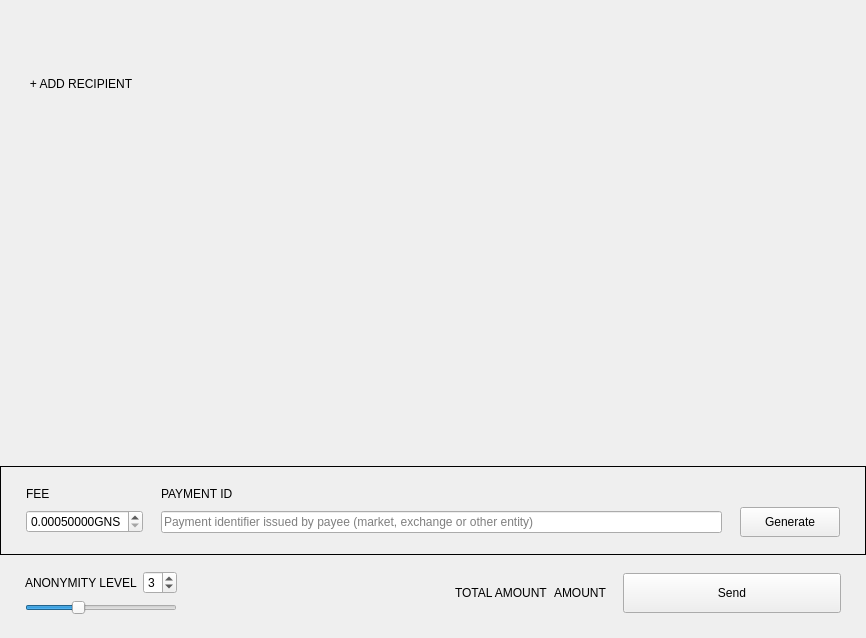
<?xml version="1.0" encoding="UTF-8"?>
<ui version="4.0">
 <class>SendFrame</class>
 <widget class="QFrame" name="SendFrame">
  <property name="geometry">
   <rect>
    <x>0</x>
    <y>0</y>
    <width>866</width>
    <height>638</height>
   </rect>
  </property>
  <property name="windowTitle">
   <string>Frame</string>
  </property>
  <property name="frameShape">
   <enum>QFrame::NoFrame</enum>
  </property>
  <property name="frameShadow">
   <enum>QFrame::Raised</enum>
  </property>
  <layout class="QVBoxLayout" name="verticalLayout">
   <property name="spacing">
    <number>5</number>
   </property>
   <property name="sizeConstraint">
    <enum>QLayout::SetDefaultConstraint</enum>
   </property>
   <property name="leftMargin">
    <number>0</number>
   </property>
   <property name="topMargin">
    <number>0</number>
   </property>
   <property name="rightMargin">
    <number>0</number>
   </property>
   <property name="bottomMargin">
    <number>0</number>
   </property>
   <item>
    <widget class="WalletGui::ResizableScrollArea" name="m_sendScrollarea">
     <property name="enabled">
      <bool>true</bool>
     </property>
     <property name="sizePolicy">
      <sizepolicy hsizetype="MinimumExpanding" vsizetype="Preferred">
       <horstretch>0</horstretch>
       <verstretch>0</verstretch>
      </sizepolicy>
     </property>
     <property name="autoFillBackground">
      <bool>false</bool>
     </property>
     <property name="styleSheet">
      <string notr="true"/>
     </property>
     <property name="frameShape">
      <enum>QFrame::NoFrame</enum>
     </property>
     <property name="sizeAdjustPolicy">
      <enum>QAbstractScrollArea::AdjustToContents</enum>
     </property>
     <property name="widgetResizable">
      <bool>true</bool>
     </property>
     <widget class="QWidget" name="scrollAreaWidgetContents">
      <property name="geometry">
       <rect>
        <x>0</x>
        <y>0</y>
        <width>866</width>
        <height>68</height>
       </rect>
      </property>
      <property name="sizePolicy">
       <sizepolicy hsizetype="Preferred" vsizetype="Preferred">
        <horstretch>0</horstretch>
        <verstretch>0</verstretch>
       </sizepolicy>
      </property>
      <property name="styleSheet">
       <string notr="true"/>
      </property>
      <layout class="QVBoxLayout" name="m_transfersLayout">
       <property name="spacing">
        <number>0</number>
       </property>
       <property name="sizeConstraint">
        <enum>QLayout::SetNoConstraint</enum>
       </property>
       <property name="leftMargin">
        <number>0</number>
       </property>
       <property name="topMargin">
        <number>0</number>
       </property>
       <property name="rightMargin">
        <number>0</number>
       </property>
       <property name="bottomMargin">
        <number>0</number>
       </property>
      </layout>
     </widget>
    </widget>
   </item>
   <item>
    <layout class="QHBoxLayout" name="horizontalLayout_2">
     <property name="spacing">
      <number>0</number>
     </property>
     <item>
      <spacer name="horizontalSpacer_3">
       <property name="orientation">
        <enum>Qt::Horizontal</enum>
       </property>
       <property name="sizeType">
        <enum>QSizePolicy::Fixed</enum>
       </property>
       <property name="sizeHint" stdset="0">
        <size>
         <width>25</width>
         <height>20</height>
        </size>
       </property>
      </spacer>
     </item>
     <item>
      <widget class="WalletGui::WalletNormalLinkLikeButton" name="m_addRecipientButton">
       <property name="cursor">
        <cursorShape>PointingHandCursor</cursorShape>
       </property>
       <property name="focusPolicy">
        <enum>Qt::NoFocus</enum>
       </property>
       <property name="text">
        <string>+ ADD RECIPIENT</string>
       </property>
       <property name="flat">
        <bool>true</bool>
       </property>
      </widget>
     </item>
     <item>
      <spacer name="horizontalSpacer_2">
       <property name="orientation">
        <enum>Qt::Horizontal</enum>
       </property>
       <property name="sizeHint" stdset="0">
        <size>
         <width>478</width>
         <height>17</height>
        </size>
       </property>
      </spacer>
     </item>
    </layout>
   </item>
   <item>
    <spacer name="verticalSpacer_2">
     <property name="orientation">
      <enum>Qt::Vertical</enum>
     </property>
     <property name="sizeType">
      <enum>QSizePolicy::MinimumExpanding</enum>
     </property>
     <property name="sizeHint" stdset="0">
      <size>
       <width>20</width>
       <height>20</height>
      </size>
     </property>
    </spacer>
   </item>
   <item>
    <widget class="QFrame" name="m_sendFeeFrame">
     <property name="frameShape">
      <enum>QFrame::Box</enum>
     </property>
     <property name="frameShadow">
      <enum>QFrame::Plain</enum>
     </property>
     <layout class="QGridLayout" name="gridLayout_2">
      <property name="leftMargin">
       <number>25</number>
      </property>
      <property name="topMargin">
       <number>20</number>
      </property>
      <property name="rightMargin">
       <number>25</number>
      </property>
      <property name="bottomMargin">
       <number>17</number>
      </property>
      <property name="horizontalSpacing">
       <number>18</number>
      </property>
      <item row="0" column="0">
       <widget class="WalletGui::WalletNormalGrayTextLabel" name="label_3">
        <property name="text">
         <string>FEE</string>
        </property>
       </widget>
      </item>
      <item row="0" column="1">
       <widget class="WalletGui::WalletNormalGrayTextLabel" name="m_paymentIdTextLabel">
        <property name="text">
         <string>PAYMENT ID</string>
        </property>
       </widget>
      </item>
      <item row="1" column="0">
       <widget class="QDoubleSpinBox" name="m_feeSpin">
        <property name="buttonSymbols">
         <enum>QAbstractSpinBox::UpDownArrows</enum>
        </property>
        <property name="suffix">
         <string notr="true">GNS</string>
        </property>
        <property name="decimals">
         <number>8</number>
        </property>
        <property name="minimum">
         <double>0.000500000000000</double>
        </property>
        <property name="maximum">
         <double>1.000000000000000</double>
        </property>
        <property name="singleStep">
         <double>0.000100000000000</double>
        </property>
        <property name="value">
         <double>0.000500000000000</double>
        </property>
       </widget>
      </item>
      <item row="1" column="1">
       <widget class="WalletGui::ClearableLineEdit" name="m_paymentIdEdit">
        <property name="styleSheet">
         <string notr="true">[errorState=&quot;true&quot;] {
  border-color: #ef3131;
}</string>
        </property>
        <property name="placeholderText">
         <string>Payment identifier issued by payee (market, exchange or other entity)</string>
        </property>
       </widget>
      </item>
      <item row="1" column="2">
       <widget class="WalletGui::WalletNormalBlueButton" name="m_randomPaymentIdButton">
        <property name="sizePolicy">
         <sizepolicy hsizetype="Fixed" vsizetype="Fixed">
          <horstretch>0</horstretch>
          <verstretch>0</verstretch>
         </sizepolicy>
        </property>
        <property name="minimumSize">
         <size>
          <width>100</width>
          <height>30</height>
         </size>
        </property>
        <property name="maximumSize">
         <size>
          <width>100</width>
          <height>30</height>
         </size>
        </property>
        <property name="focusPolicy">
         <enum>Qt::NoFocus</enum>
        </property>
        <property name="text">
         <string>Generate</string>
        </property>
       </widget>
      </item>
     </layout>
    </widget>
   </item>
   <item>
    <widget class="QFrame" name="m_mixinFrame">
     <property name="frameShape">
      <enum>QFrame::NoFrame</enum>
     </property>
     <property name="frameShadow">
      <enum>QFrame::Raised</enum>
     </property>
     <layout class="QGridLayout" name="gridLayout">
      <property name="leftMargin">
       <number>25</number>
      </property>
      <property name="topMargin">
       <number>11</number>
      </property>
      <property name="rightMargin">
       <number>25</number>
      </property>
      <property name="bottomMargin">
       <number>23</number>
      </property>
      <item row="0" column="2" rowspan="2">
       <widget class="QLabel" name="label">
        <property name="text">
         <string/>
        </property>
       </widget>
      </item>
      <item row="0" column="5" rowspan="2">
       <widget class="WalletGui::WalletExtraNormalBlackTextLabel" name="m_totalAmountLabel">
        <property name="text">
         <string>AMOUNT</string>
        </property>
        <property name="indent">
         <number>0</number>
        </property>
       </widget>
      </item>
      <item row="0" column="1">
       <widget class="QSpinBox" name="m_mixinSpin">
        <property name="minimum">
         <number>2</number>
        </property>
        <property name="maximum">
         <number>5</number>
        </property>
        <property name="value">
         <number>3</number>
        </property>
       </widget>
      </item>
      <item row="0" column="3" rowspan="2">
       <spacer name="horizontalSpacer">
        <property name="orientation">
         <enum>Qt::Horizontal</enum>
        </property>
        <property name="sizeType">
         <enum>QSizePolicy::Expanding</enum>
        </property>
        <property name="sizeHint" stdset="0">
         <size>
          <width>298</width>
          <height>20</height>
         </size>
        </property>
       </spacer>
      </item>
      <item row="1" column="0" colspan="2">
       <widget class="QSlider" name="m_mixinSlider">
        <property name="maximumSize">
         <size>
          <width>16777215</width>
          <height>16777215</height>
         </size>
        </property>
        <property name="minimum">
         <number>2</number>
        </property>
        <property name="maximum">
         <number>5</number>
        </property>
        <property name="pageStep">
         <number>1</number>
        </property>
        <property name="value">
         <number>3</number>
        </property>
        <property name="sliderPosition">
         <number>3</number>
        </property>
        <property name="tracking">
         <bool>false</bool>
        </property>
        <property name="orientation">
         <enum>Qt::Horizontal</enum>
        </property>
       </widget>
      </item>
      <item row="0" column="7" rowspan="2">
       <widget class="WalletGui::WalletLargeBlueButton" name="m_sendButton">
        <property name="sizePolicy">
         <sizepolicy hsizetype="Fixed" vsizetype="Fixed">
          <horstretch>0</horstretch>
          <verstretch>0</verstretch>
         </sizepolicy>
        </property>
        <property name="minimumSize">
         <size>
          <width>218</width>
          <height>40</height>
         </size>
        </property>
        <property name="maximumSize">
         <size>
          <width>218</width>
          <height>40</height>
         </size>
        </property>
        <property name="focusPolicy">
         <enum>Qt::NoFocus</enum>
        </property>
        <property name="text">
         <string>Send</string>
        </property>
       </widget>
      </item>
      <item row="0" column="4" rowspan="2">
       <widget class="WalletGui::WalletNormalGrayTextLabel" name="label_2">
        <property name="text">
         <string>TOTAL AMOUNT</string>
        </property>
       </widget>
      </item>
      <item row="0" column="0">
       <widget class="WalletGui::WalletNormalGrayTextLabel" name="m_mixinTextLabel">
        <property name="text">
         <string>ANONYMITY LEVEL</string>
        </property>
       </widget>
      </item>
      <item row="0" column="6" rowspan="2">
       <spacer name="horizontalSpacer_4">
        <property name="orientation">
         <enum>Qt::Horizontal</enum>
        </property>
        <property name="sizeType">
         <enum>QSizePolicy::Fixed</enum>
        </property>
        <property name="sizeHint" stdset="0">
         <size>
          <width>10</width>
          <height>20</height>
         </size>
        </property>
       </spacer>
      </item>
     </layout>
    </widget>
   </item>
  </layout>
 </widget>
 <customwidgets>
  <customwidget>
   <class>WalletGui::WalletNormalGrayTextLabel</class>
   <extends>QLabel</extends>
   <header>Gui/Common/WalletTextLabel.h</header>
  </customwidget>
  <customwidget>
   <class>WalletGui::WalletLargeBlueButton</class>
   <extends>QPushButton</extends>
   <header>Gui/Common/WalletBlueButton.h</header>
  </customwidget>
  <customwidget>
   <class>WalletGui::ClearableLineEdit</class>
   <extends>QLineEdit</extends>
   <header>Gui/Common/ClearableLineEdit.h</header>
  </customwidget>
  <customwidget>
   <class>WalletGui::ResizableScrollArea</class>
   <extends>QScrollArea</extends>
   <header>Gui/Common/ResizableScrollArea.h</header>
   <container>1</container>
  </customwidget>
  <customwidget>
   <class>WalletGui::WalletNormalLinkLikeButton</class>
   <extends>QPushButton</extends>
   <header>Gui/Common/WalletLinkLikeButton.h</header>
  </customwidget>
  <customwidget>
   <class>WalletGui::WalletExtraNormalBlackTextLabel</class>
   <extends>QLabel</extends>
   <header>Gui/Common/WalletTextLabel.h</header>
  </customwidget>
  <customwidget>
   <class>WalletGui::WalletNormalBlueButton</class>
   <extends>QPushButton</extends>
   <header>Gui/Common/WalletBlueButton.h</header>
  </customwidget>
 </customwidgets>
 <tabstops>
  <tabstop>m_paymentIdEdit</tabstop>
  <tabstop>m_mixinSlider</tabstop>
  <tabstop>m_sendScrollarea</tabstop>
 </tabstops>
 <resources/>
 <connections>
  <connection>
   <sender>m_sendButton</sender>
   <signal>clicked()</signal>
   <receiver>SendFrame</receiver>
   <slot>sendClicked()</slot>
   <hints>
    <hint type="sourcelabel">
     <x>53</x>
     <y>561</y>
    </hint>
    <hint type="destinationlabel">
     <x>432</x>
     <y>294</y>
    </hint>
   </hints>
  </connection>
  <connection>
   <sender>m_mixinSlider</sender>
   <signal>valueChanged(int)</signal>
   <receiver>SendFrame</receiver>
   <slot>mixinValueChanged(int)</slot>
   <hints>
    <hint type="sourcelabel">
     <x>221</x>
     <y>520</y>
    </hint>
    <hint type="destinationlabel">
     <x>432</x>
     <y>294</y>
    </hint>
   </hints>
  </connection>
  <connection>
   <sender>m_addRecipientButton</sender>
   <signal>clicked()</signal>
   <receiver>SendFrame</receiver>
   <slot>addRecipientClicked()</slot>
   <hints>
    <hint type="sourcelabel">
     <x>78</x>
     <y>414</y>
    </hint>
    <hint type="destinationlabel">
     <x>432</x>
     <y>294</y>
    </hint>
   </hints>
  </connection>
  <connection>
   <sender>m_paymentIdEdit</sender>
   <signal>textChanged(QString)</signal>
   <receiver>SendFrame</receiver>
   <slot>validatePaymentId(QString)</slot>
   <hints>
    <hint type="sourcelabel">
     <x>538</x>
     <y>521</y>
    </hint>
    <hint type="destinationlabel">
     <x>432</x>
     <y>318</y>
    </hint>
   </hints>
  </connection>
  <connection>
   <sender>m_randomPaymentIdButton</sender>
   <signal>clicked()</signal>
   <receiver>SendFrame</receiver>
   <slot>randomPaymentID()</slot>
   <hints>
    <hint type="sourcelabel">
     <x>20</x>
     <y>20</y>
    </hint>
    <hint type="destinationlabel">
     <x>20</x>
     <y>20</y>
    </hint>
   </hints>
  </connection>
  <connection>
   <sender>m_mixinSpin</sender>
   <signal>valueChanged(int)</signal>
   <receiver>SendFrame</receiver>
   <slot>mixinValueChanged(int)</slot>
   <hints>
    <hint type="sourcelabel">
     <x>201</x>
     <y>575</y>
    </hint>
    <hint type="destinationlabel">
     <x>432</x>
     <y>318</y>
    </hint>
   </hints>
  </connection>
 </connections>
 <slots>
  <slot>sendClicked()</slot>
  <slot>clearAllClicked()</slot>
  <slot>addRecipientClicked()</slot>
  <slot>mixinValueChanged(int)</slot>
  <slot>validatePaymentId(QString)</slot>
 </slots>
</ui>
